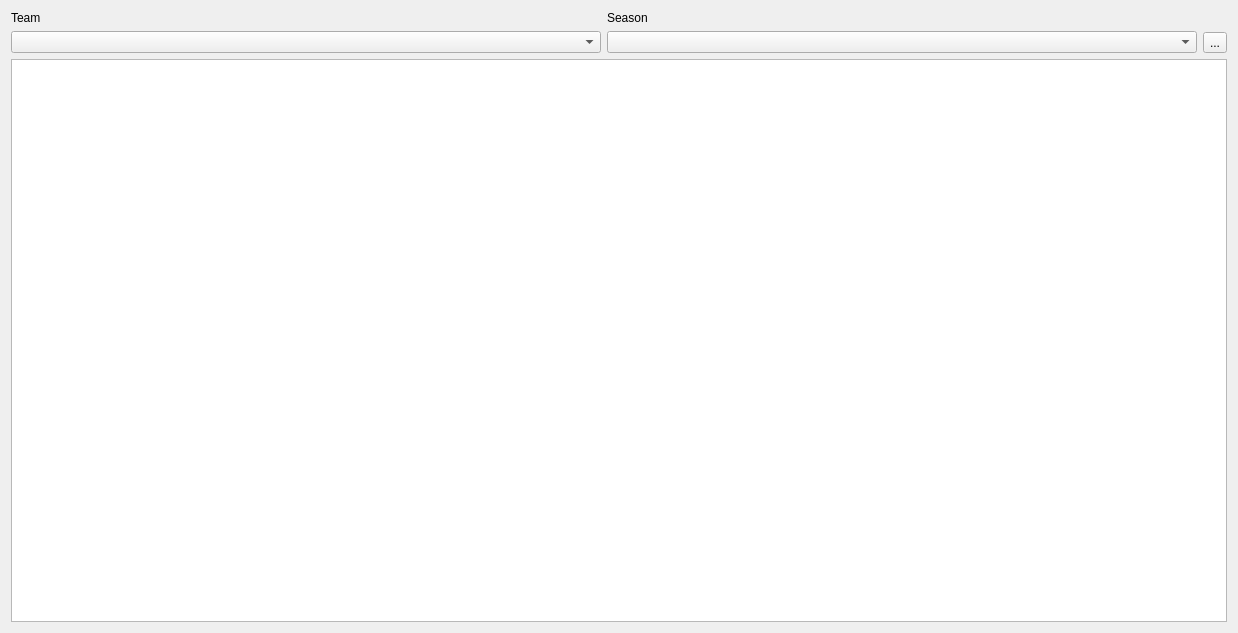
<?xml version="1.0" encoding="UTF-8"?>
<ui version="4.0">
 <class>Form</class>
 <widget class="QWidget" name="Form">
  <property name="geometry">
   <rect>
    <x>0</x>
    <y>0</y>
    <width>1238</width>
    <height>633</height>
   </rect>
  </property>
  <property name="windowTitle">
   <string>Form</string>
  </property>
  <layout class="QVBoxLayout" name="verticalLayout_6">
   <item>
    <layout class="QHBoxLayout" name="horizontalLayout_2">
     <property name="sizeConstraint">
      <enum>QLayout::SetDefaultConstraint</enum>
     </property>
     <item>
      <layout class="QVBoxLayout" name="verticalLayout_3">
       <item>
        <widget class="QLabel" name="label">
         <property name="text">
          <string>Team</string>
         </property>
        </widget>
       </item>
       <item>
        <widget class="QComboBox" name="cb_TeamName">
         <property name="sizePolicy">
          <sizepolicy hsizetype="MinimumExpanding" vsizetype="Fixed">
           <horstretch>0</horstretch>
           <verstretch>0</verstretch>
          </sizepolicy>
         </property>
         <item>
          <property name="text">
           <string/>
          </property>
         </item>
        </widget>
       </item>
      </layout>
     </item>
     <item>
      <layout class="QVBoxLayout" name="verticalLayout_4">
       <item>
        <widget class="QLabel" name="label_2">
         <property name="text">
          <string>Season</string>
         </property>
        </widget>
       </item>
       <item>
        <widget class="QComboBox" name="cb_Season">
         <property name="sizePolicy">
          <sizepolicy hsizetype="MinimumExpanding" vsizetype="Fixed">
           <horstretch>0</horstretch>
           <verstretch>0</verstretch>
          </sizepolicy>
         </property>
        </widget>
       </item>
      </layout>
     </item>
     <item>
      <layout class="QVBoxLayout" name="verticalLayout_2">
       <item>
        <widget class="QLabel" name="label_3">
         <property name="sizePolicy">
          <sizepolicy hsizetype="Maximum" vsizetype="Preferred">
           <horstretch>0</horstretch>
           <verstretch>0</verstretch>
          </sizepolicy>
         </property>
         <property name="text">
          <string> </string>
         </property>
        </widget>
       </item>
       <item>
        <widget class="QToolButton" name="tb_HideColumns">
         <property name="sizePolicy">
          <sizepolicy hsizetype="Maximum" vsizetype="Maximum">
           <horstretch>0</horstretch>
           <verstretch>0</verstretch>
          </sizepolicy>
         </property>
         <property name="layoutDirection">
          <enum>Qt::LeftToRight</enum>
         </property>
         <property name="text">
          <string>...</string>
         </property>
         <property name="checkable">
          <bool>false</bool>
         </property>
         <property name="autoRepeat">
          <bool>false</bool>
         </property>
        </widget>
       </item>
      </layout>
     </item>
    </layout>
   </item>
   <item>
    <layout class="QVBoxLayout" name="verticalLayout">
     <item>
      <layout class="QVBoxLayout" name="verticalLayout_5">
       <item>
        <widget class="QTableWidget" name="tw_Team_Season">
         <property name="sizePolicy">
          <sizepolicy hsizetype="Expanding" vsizetype="Expanding">
           <horstretch>0</horstretch>
           <verstretch>0</verstretch>
          </sizepolicy>
         </property>
         <property name="sizeAdjustPolicy">
          <enum>QAbstractScrollArea::AdjustToContents</enum>
         </property>
         <property name="sortingEnabled">
          <bool>true</bool>
         </property>
        </widget>
       </item>
      </layout>
     </item>
    </layout>
   </item>
  </layout>
 </widget>
 <resources/>
 <connections/>
</ui>
